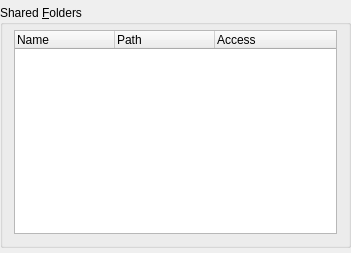
<ui version="4.0" >
 <comment>
 VBox frontends: Qt4 GUI ("VirtualBox"):

 Copyright (C) 2008 Sun Microsystems, Inc.

 This file is part of VirtualBox Open Source Edition (OSE), as
 available from http://www.virtualbox.org. This file is free software;
 you can redistribute it and/or modify it under the terms of the GNU
 General Public License (GPL) as published by the Free Software
 Foundation, in version 2 as it comes in the "COPYING" file of the
 VirtualBox OSE distribution. VirtualBox OSE is distributed in the
 hope that it will be useful, but WITHOUT ANY WARRANTY of any kind.

 Please contact Sun Microsystems, Inc., 4150 Network Circle, Santa
 Clara, CA 95054 USA or visit http://www.sun.com if you need
 additional information or have any questions.
 </comment>
 <class>VBoxVMSettingsSF</class>
 <widget class="QWidget" name="VBoxVMSettingsSF" >
  <property name="geometry" >
   <rect>
    <x>0</x>
    <y>0</y>
    <width>351</width>
    <height>253</height>
   </rect>
  </property>
  <property name="sizePolicy" >
   <sizepolicy vsizetype="Expanding" hsizetype="Expanding" >
    <horstretch>0</horstretch>
    <verstretch>0</verstretch>
   </sizepolicy>
  </property>
  <layout class="QVBoxLayout" >
   <property name="leftMargin" >
    <number>0</number>
   </property>
   <property name="topMargin" >
    <number>5</number>
   </property>
   <property name="rightMargin" >
    <number>0</number>
   </property>
   <property name="bottomMargin" >
    <number>5</number>
   </property>
   <item>
    <widget class="QGroupBox" name="mGbSharedFolders" >
     <property name="title" >
      <string>Shared &amp;Folders</string>
     </property>
     <layout class="QHBoxLayout" >
      <property name="topMargin" >
       <number>5</number>
      </property>
      <item>
       <widget class="QTreeWidget" name="mTreeView" >
        <property name="contextMenuPolicy" >
         <enum>Qt::CustomContextMenu</enum>
        </property>
        <property name="whatsThis" >
         <string>Lists all shared folders accessible to this machine. Use 'net use x: \\vboxsvr\share' to access a shared folder named &lt;i>share&lt;/i> from a DOS-like OS, or 'mount -t vboxsf share mount_point' to access it from a Linux OS. This feature requires Guest Additions.</string>
        </property>
        <property name="uniformRowHeights" >
         <bool>true</bool>
        </property>
        <property name="allColumnsShowFocus" >
         <bool>true</bool>
        </property>
        <column>
         <property name="text" >
          <string>Name</string>
         </property>
        </column>
        <column>
         <property name="text" >
          <string>Path</string>
         </property>
        </column>
        <column>
         <property name="text" >
          <string>Access</string>
         </property>
        </column>
       </widget>
      </item>
     </layout>
    </widget>
   </item>
  </layout>
 </widget>
 <layoutdefault spacing="6" margin="11" />
 <includes>
  <include location="local" >VBoxGlobal.h</include>
 </includes>
 <resources>
  <include location="../VirtualBox.qrc" />
 </resources>
 <connections/>
</ui>
